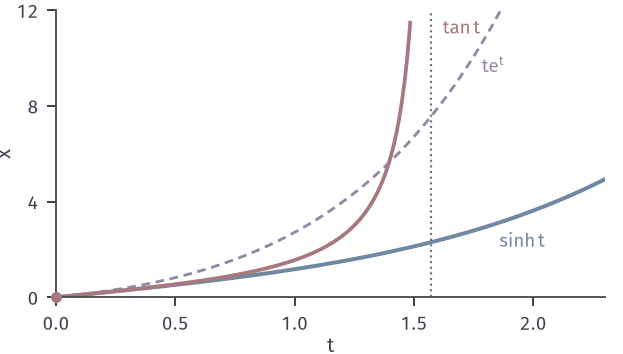

Recreate this plot in Python.
from pathlib import Path
import sys
sys.path.insert(0,str(Path(__file__).resolve().parents[1]/"odeex-common"))
from odeex_common import *
HERE=Path(__file__).resolve().parent

# x'=sqrt(1+x^2) (global, sinh t) with its linear-growth barrier t e^t; x'=1+x^2 blows up.
fig,ax=figure(width_mm=88,height_mm=50)
panel(fig,.09,.97,.97,.16)
t=np.linspace(0,2.3,300); ax.plot(t,t*np.exp(t),color=PURPLE,lw=1.15,ls=(0,(3,2))); ax.plot(t,np.sinh(t),color=BLUE,lw=1.6)
tt=np.linspace(0,1.53,300); y=np.tan(tt); m=y<12; ax.plot(tt[m],y[m],color=RED,lw=1.5); ax.axvline(np.pi/2,color=MUTED,lw=.85,ls=':')
dot(ax,0,0); ax.set_xlim(0,2.3); ax.set_ylim(0,12); ax.set_xticks([0,.5,1,1.5,2]); ax.set_yticks([0,4,8,12]); ax.set_xlabel('t',labelpad=1); ax.set_ylabel('x',labelpad=1)
ax.text(1.62,11,'$\\tan t$',color=RED,fontsize=7.5,ha='left'); ax.text(1.88,9.4,'$t\\mathrm{e}^t$',color=PURPLE,fontsize=7.5,ha='right'); ax.text(2.05,2.1,'$\\sinh t$',color=BLUE,fontsize=7.5,ha='right')
save(fig,HERE,'figure',{'sinh1':float(np.sinh(1)),'bound1':float(np.e)})
